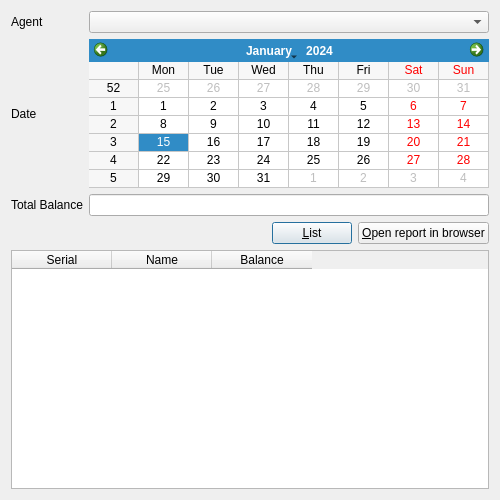
<?xml version="1.0" encoding="UTF-8"?>
<ui version="4.0">
 <class>DaybookBalanceDialog</class>
 <widget class="QDialog" name="DaybookBalanceDialog">
  <property name="geometry">
   <rect>
    <x>0</x>
    <y>0</y>
    <width>500</width>
    <height>500</height>
   </rect>
  </property>
  <property name="windowTitle">
   <string>Daybook Balance</string>
  </property>
  <layout class="QGridLayout" name="gridLayout">
   <item row="0" column="0">
    <widget class="QLabel" name="label_1">
     <property name="text">
      <string>Agent</string>
     </property>
    </widget>
   </item>
   <item row="0" column="1">
    <widget class="QComboBox" name="agent_combo">
     <property name="currentIndex">
      <number>-1</number>
     </property>
    </widget>
   </item>
   <item row="1" column="0">
    <widget class="QLabel" name="label_2">
     <property name="text">
      <string>Date</string>
     </property>
    </widget>
   </item>
   <item row="1" column="1">
    <widget class="QCalendarWidget" name="date_calendar">
     <property name="sizePolicy">
      <sizepolicy hsizetype="Preferred" vsizetype="Fixed">
       <horstretch>0</horstretch>
       <verstretch>0</verstretch>
      </sizepolicy>
     </property>
     <property name="gridVisible">
      <bool>true</bool>
     </property>
    </widget>
   </item>
   <item row="2" column="0">
    <widget class="QLabel" name="label_5">
     <property name="text">
      <string>Total Balance</string>
     </property>
    </widget>
   </item>
   <item row="2" column="1">
    <widget class="QLineEdit" name="total_balance_edit">
     <property name="alignment">
      <set>Qt::AlignRight|Qt::AlignTrailing|Qt::AlignVCenter</set>
     </property>
     <property name="readOnly">
      <bool>true</bool>
     </property>
    </widget>
   </item>
   <item row="3" column="0" colspan="2">
    <layout class="QHBoxLayout" name="horizontalLayout">
     <item>
      <spacer name="horizontalSpacer">
       <property name="orientation">
        <enum>Qt::Horizontal</enum>
       </property>
       <property name="sizeHint" stdset="0">
        <size>
         <width>78</width>
         <height>20</height>
        </size>
       </property>
      </spacer>
     </item>
     <item>
      <widget class="QPushButton" name="list_button">
       <property name="text">
        <string>&amp;List</string>
       </property>
       <property name="icon">
        <iconset resource="../res/dailycollection.qrc">
         <normaloff>:/Document.png</normaloff>:/Document.png</iconset>
       </property>
      </widget>
     </item>
     <item>
      <widget class="QPushButton" name="open_report_in_browser">
       <property name="text">
        <string>&amp;Open report in browser</string>
       </property>
       <property name="icon">
        <iconset resource="../res/dailycollection.qrc">
         <normaloff>:/Web-page.png</normaloff>:/Web-page.png</iconset>
       </property>
      </widget>
     </item>
    </layout>
   </item>
   <item row="4" column="0" colspan="2">
    <widget class="QTableWidget" name="table_widget">
     <property name="editTriggers">
      <set>QAbstractItemView::NoEditTriggers</set>
     </property>
     <property name="alternatingRowColors">
      <bool>true</bool>
     </property>
     <property name="selectionMode">
      <enum>QAbstractItemView::SingleSelection</enum>
     </property>
     <property name="selectionBehavior">
      <enum>QAbstractItemView::SelectRows</enum>
     </property>
     <property name="horizontalScrollMode">
      <enum>QAbstractItemView::ScrollPerPixel</enum>
     </property>
     <attribute name="verticalHeaderVisible">
      <bool>true</bool>
     </attribute>
     <column>
      <property name="text">
       <string>Serial</string>
      </property>
     </column>
     <column>
      <property name="text">
       <string>Name</string>
      </property>
     </column>
     <column>
      <property name="text">
       <string>Balance</string>
      </property>
     </column>
    </widget>
   </item>
  </layout>
 </widget>
 <resources>
  <include location="../res/dailycollection.qrc"/>
 </resources>
 <connections/>
</ui>
